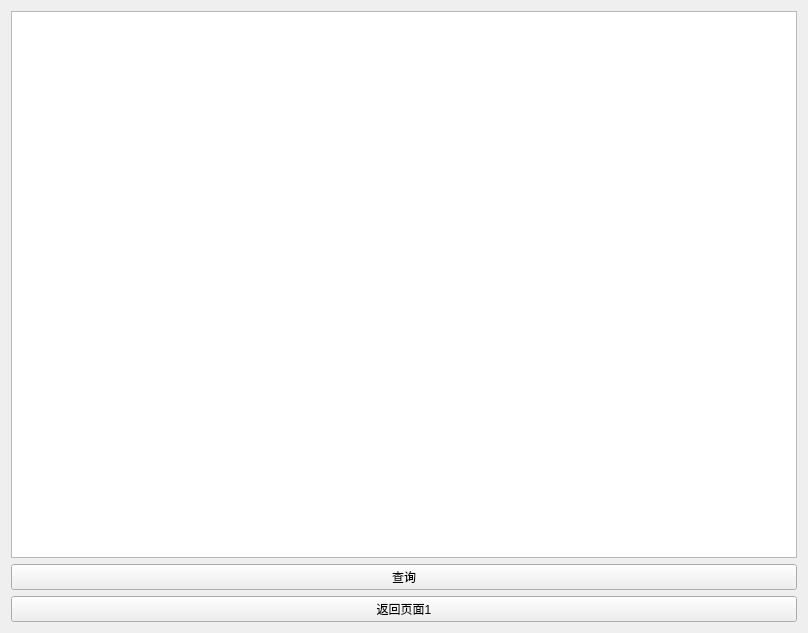
<?xml version="1.0" encoding="UTF-8"?>
<ui version="4.0">
 <class>TableWindow</class>
 <widget class="QWidget" name="TableWindow">
  <property name="geometry">
   <rect>
    <x>0</x>
    <y>0</y>
    <width>808</width>
    <height>633</height>
   </rect>
  </property>
  <property name="windowTitle">
   <string>Form</string>
  </property>
  <layout class="QVBoxLayout" name="verticalLayout">
   <item>
    <widget class="QTableView" name="tableView"/>
   </item>
   <item>
    <widget class="QPushButton" name="FindButton">
     <property name="text">
      <string>查询</string>
     </property>
    </widget>
   </item>
   <item>
    <widget class="QPushButton" name="pushButton">
     <property name="text">
      <string>返回页面1</string>
     </property>
    </widget>
   </item>
  </layout>
 </widget>
 <resources/>
 <connections/>
</ui>
